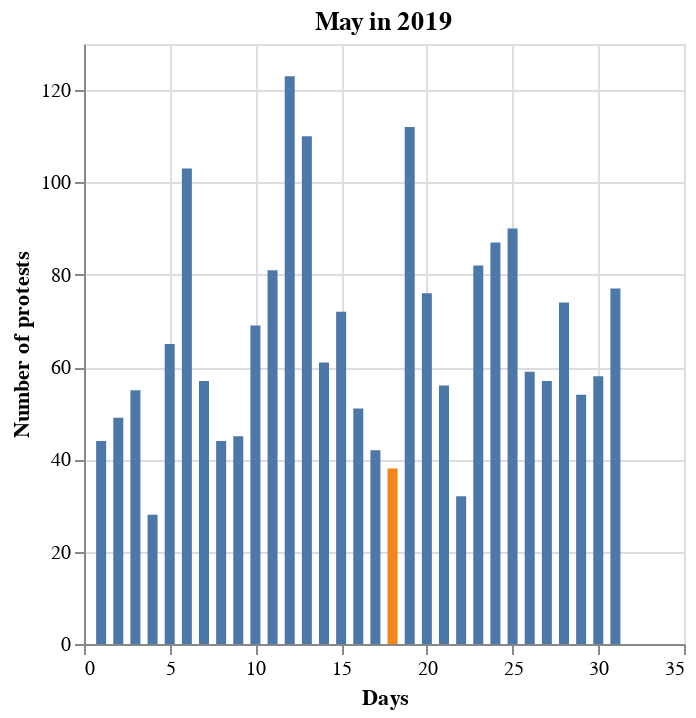

Notebook cell for this chart:
### Code cell
month_celebrations(df, 2019, "May")

### Figure 1 — Vega-Lite specification as saved in the notebook (floating-point values rounded to 4 significant figures; data arrays with more than 128 entries replaced by an {"elided": "..."} marker saying what was removed)
{"data": {"values": {"elided": "2051 records"}}, "encoding": {"color": {"field": "color", "legend": false, "title": null}, "x": {"field": "x", "title": "Days", "type": "quantitative"}, "y": {"aggregate": "count", "title": "Number of protests", "type": "quantitative"}}, "mark": "bar", "title": "May in 2019"}
